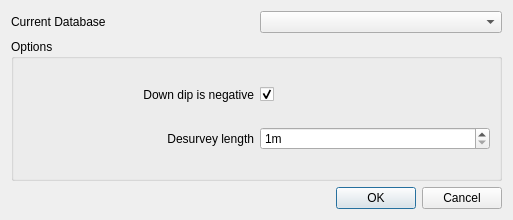
<?xml version="1.0" encoding="UTF-8"?>
<ui version="4.0">
 <class>desurveyHole_dialog</class>
 <widget class="QDialog" name="desurveyHole_dialog">
  <property name="geometry">
   <rect>
    <x>0</x>
    <y>0</y>
    <width>513</width>
    <height>220</height>
   </rect>
  </property>
  <property name="windowTitle">
   <string>Desurvey Hole</string>
  </property>
  <layout class="QVBoxLayout" name="verticalLayout">
   <item>
    <layout class="QHBoxLayout" name="horizontalLayout">
     <item>
      <widget class="QLabel" name="label">
       <property name="text">
        <string>Current Database</string>
       </property>
      </widget>
     </item>
     <item>
      <widget class="QComboBox" name="cbCurrentDb"/>
     </item>
    </layout>
   </item>
   <item>
    <widget class="QGroupBox" name="groupOptions">
     <property name="title">
      <string>Options</string>
     </property>
     <layout class="QGridLayout" name="gridLayout_4">
      <item row="2" column="1">
       <widget class="QSpinBox" name="sbDesurveyLength">
        <property name="suffix">
         <string>m</string>
        </property>
        <property name="minimum">
         <number>1</number>
        </property>
        <property name="maximum">
         <number>5</number>
        </property>
       </widget>
      </item>
      <item row="0" column="1">
       <widget class="QCheckBox" name="checkDownDipNegative">
        <property name="layoutDirection">
         <enum>Qt::LeftToRight</enum>
        </property>
        <property name="text">
         <string/>
        </property>
        <property name="checked">
         <bool>true</bool>
        </property>
       </widget>
      </item>
      <item row="0" column="0">
       <widget class="QLabel" name="label_18">
        <property name="text">
         <string>Down dip is negative</string>
        </property>
        <property name="alignment">
         <set>Qt::AlignRight|Qt::AlignTrailing|Qt::AlignVCenter</set>
        </property>
       </widget>
      </item>
      <item row="2" column="0">
       <widget class="QLabel" name="label_17">
        <property name="text">
         <string>Desurvey length</string>
        </property>
        <property name="alignment">
         <set>Qt::AlignRight|Qt::AlignTrailing|Qt::AlignVCenter</set>
        </property>
       </widget>
      </item>
     </layout>
    </widget>
   </item>
   <item>
    <widget class="QDialogButtonBox" name="buttonBox">
     <property name="orientation">
      <enum>Qt::Horizontal</enum>
     </property>
     <property name="standardButtons">
      <set>QDialogButtonBox::Cancel|QDialogButtonBox::Ok</set>
     </property>
    </widget>
   </item>
  </layout>
 </widget>
 <tabstops>
  <tabstop>checkDownDipNegative</tabstop>
  <tabstop>sbDesurveyLength</tabstop>
 </tabstops>
 <resources/>
 <connections>
  <connection>
   <sender>buttonBox</sender>
   <signal>accepted()</signal>
   <receiver>desurveyHole_dialog</receiver>
   <slot>accept()</slot>
   <hints>
    <hint type="sourcelabel">
     <x>248</x>
     <y>254</y>
    </hint>
    <hint type="destinationlabel">
     <x>157</x>
     <y>274</y>
    </hint>
   </hints>
  </connection>
  <connection>
   <sender>buttonBox</sender>
   <signal>rejected()</signal>
   <receiver>desurveyHole_dialog</receiver>
   <slot>reject()</slot>
   <hints>
    <hint type="sourcelabel">
     <x>316</x>
     <y>260</y>
    </hint>
    <hint type="destinationlabel">
     <x>286</x>
     <y>274</y>
    </hint>
   </hints>
  </connection>
 </connections>
</ui>
